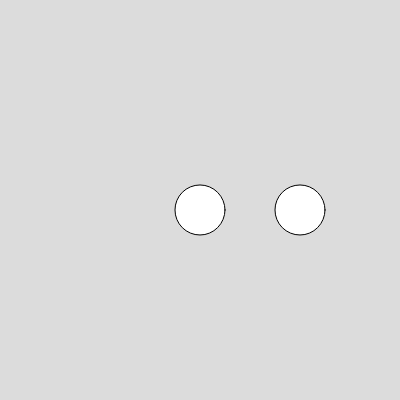
Frame 1 (no input)
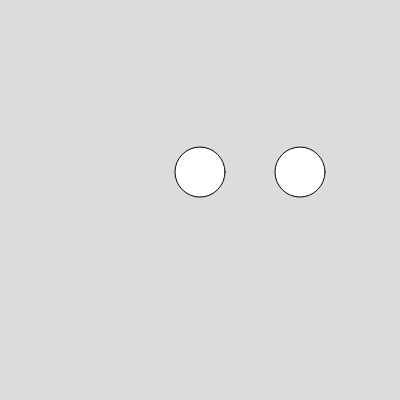
Frame 60 (no input)
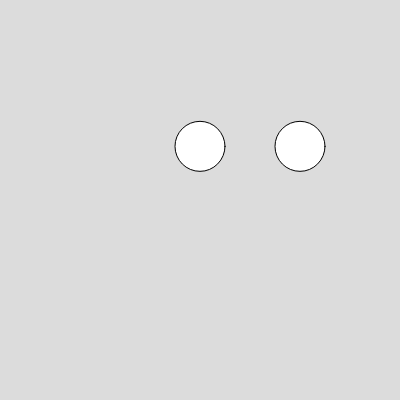
Frame 120 (the mouse pressed at the canvas centre since frame 60)

The p5.js sketch that drew these frames (run headless with seeded random() and noise() and a simulated clock; from frame 60 on, the mouse is pressed at the canvas centre):

// p5.js sketch
// ── sketch.js
let myBall;
let myBall2;

function setup() {
  createCanvas(400, 400);

  myBall = new Ball(200, 200);
  myBall2 = new Ball(300, 300);

}

function draw() {
  background(220);
  myBall.move();
  myBall.display();

  myBall2.move();
  myBall2.display();
}

class Ball {
  constructor(startX, startY) {
    this.x = startX;
    this.y = startY;
    this.dia = 50;
  }

  move () {
    this.y = sin(frameCount * 0.1) * 100 + 200;
  }

  display() {
    circle(this.x, this.y, this.dia);
  }
}
